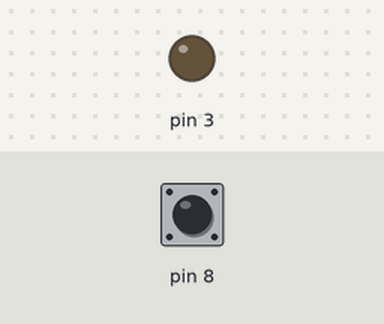
Recording of a sketch running on a simulated Arduino Uno, built with avr-gcc and run on an emulated ATmega328P. Shown: output pins drawn as LEDs (lit = HIGH). The test bench sets the inputs (shaded band); at power-on: pin 8 HIGH. What the sketch prints to the serial monitor is not drawn.

Above: at 1.2 s.
1.3 s: pin 8 pulled LOW for 0.15 s
At 1.38 s:
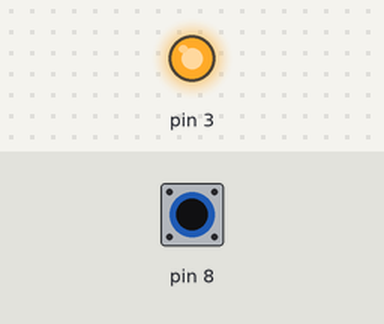
2.9 s: pin 8 pulled LOW for 3.2 s
At 6.7 s:
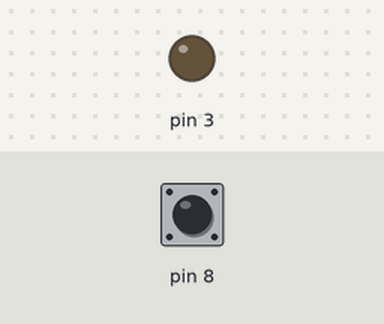
Timing chart, 0 to 8.2 s (numbered marks = the images above; inputs shaded):
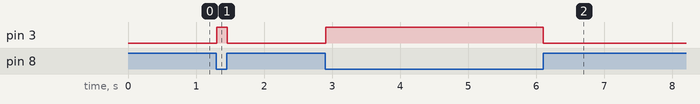

Measured:
- after the input at 1.3 s, pin 3: LOW → HIGH at once, → LOW 0.15 s later
- after the input at 2.9 s, pin 3: LOW → HIGH at once, → LOW 3.2 s later

The sketch:

buttenled.ino
```cpp
void setup() {
  // put your setup code here, to run once:
  Serial.begin(9600);
  pinMode(8,INPUT_PULLUP);
  pinMode(3,OUTPUT);
}

void loop() {
  // put your main code here, to run repeatedly:
int sensorVal = digitalRead(8);
Serial.println(sensorVal);

if (sensorVal == HIGH) {
  digitalWrite(3,LOW);
}
else {
  digitalWrite(3,HIGH);
}
}
```
